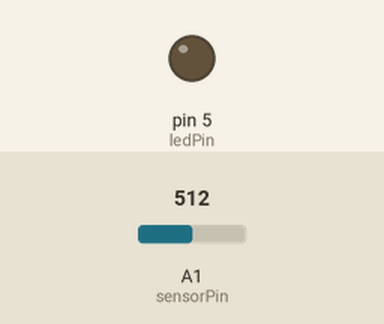
Recording of a sketch running on a simulated Arduino Uno, built with avr-gcc and run on an emulated ATmega328P. On the bench: output pins drawn as LEDs (lit = HIGH). The test bench sets the inputs (shaded band); at power-on: A1 (sensorPin) = 512. What the sketch prints to the serial monitor is not drawn. At 2.6 s the program stops and its outputs stay as they are.

Above: at 0.2 s.
Timing chart, 0 to 1.7 s (numbered marks = the images above):
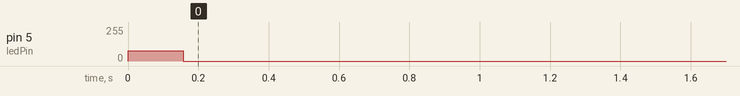

The sketch:

session4_ii.ino
```cpp
// implements feedback controller.

#include "Utilities.hpp"

// setup constants
const int ledPin = 5; // LED connected to digital pin 10
const int sensorPin = 1; // connect sensor to analog input 1
int i = 0;
const int length_list = 150; // 300 if measure_actuation is false, 150 if not
float anRead_values[length_list];
float pwm_values[length_list];
int time_between_lux_measurement = 2;
bool measure_actuation = true;

//Variables for PID
const float Kp = 1.5;    // The value for Proportional gain
const float Ki = 0.001;    // The value for Integral gain
const float Kd = 0;  // The value for Differential gain
float a = 10; // from slides: a typically between 5 and 20.
float initial_lux_set_point = 15; // initial value
float lux_set_point = 25; // The lux reference point we are aiming to regulate to
float anread_set_point; // calculated by lux_set_point
float iMax = 500;     // Used to prevent integral wind-up
float iMin = -500;    // Used to prevent integral wind-up
float err_value;      // Holds the calculated Error value
float P_Term, I_Term, D_Term;     // Holds the calculated values
float PWM_Duty = 0; // Holds the new PWM value
float pwm_old = 0;
float I_Term_old = 0; //Store old integral value
float D_Term_old = 0; //Store old differential value
float err_value_old = 0; //Store old error value
float measured_anRead = 0;
float measured_anRead_old = 0; // Holds the old lux value
unsigned long start_time;
unsigned long end_time;
unsigned long delay_time;
unsigned long iteration_time;
unsigned long sampInterval = 30;  // milliseconds
float T = 30; //Sampling time

//Optimalization
float K_integral = Kp*Ki*T*0.5;

void setup() {
  pinMode(ledPin, OUTPUT); // enable output on the led pin
  Serial.begin(9600); // initialize Serial

  set_timer_frequency(6, 1);

  // set initial value
  analogWrite(ledPin, (initial_lux_set_point-0.42)/0.1846); // initial value
  delay(10000);

  // calculate anread_set_point
  anread_set_point = (log10(lux_set_point)*(-0.7757)+0.6316)/(-0.0021);

  // for testing purposes
//  Serial.println("The process will start now");
}

void loop() {
  start_time = millis();

  // gets measured lux
  measured_anRead = analogRead(sensorPin); // gets point

  // calculates error
  err_value = anread_set_point - measured_anRead;

  // This calculates Proportional value, Kp is multiplied with Err_Value and the result is assigned to P_Term
  P_Term = Kp * err_value;

  // Calculates the Integral value with TUSTIN
  I_Term = I_Term_old + K_integral*(err_value + err_value_old);

  // Prevents integral wind-up
  if (I_Term > iMax){
    I_Term  = iMax;
  } else if (I_Term  < iMin){
    I_Term  = iMin;
  }

  // Calculates Differential value, BACKWARD
  D_Term = (Kd/(Kd + a*T)) * D_Term_old - ((Kp*Kd*a)/(Kd+a*T))*(measured_anRead-measured_anRead_old);

  // Now we have the P_Term, I_Term and D_Term
  PWM_Duty = P_Term + I_Term + D_Term;

  // PWM overflow prevention.
  if (PWM_Duty > 255){
    PWM_Duty = 255;
  } else if (PWM_Duty < 0){
    PWM_Duty = 0;
  }

  I_Term_old=I_Term; //Store old integral value
  D_Term_old=D_Term; //Store old differential value
  err_value_old=err_value; //Store old error value
  measured_anRead_old=measured_anRead; // Holds the old lux value

  if (i == time_between_lux_measurement*length_list){

    // prints the lux value to the console
    Serial.print("data = [");
    delay(10000);
    for(int j=0; j<length_list; j++){
      Serial.print(anRead_values[j]);
      Serial.print(" ");
    }
    delay(10000);
    Serial.print("];");
    Serial.println( );

    // prints pwm values if measure_actuation
    if (measure_actuation) {
      Serial.println();
      Serial.print("pwm_values = [");
      for(int j=0; j<length_list; j++){
        Serial.print(pwm_values[j]);
        Serial.print(" ");
      }
      delay(100);
      Serial.print("];");
    }

    // matlab code
    Serial.println( );
    Serial.print("plot_session_4(data, pwm_values, ");
    Serial.print(sampInterval);
    Serial.print(");");
    Serial.println( );

    delay(10000);
    exit(0);
  }
  else if (i % time_between_lux_measurement == 0) {
    anRead_values[i/time_between_lux_measurement] = measured_anRead;
    if (measure_actuation) {
      pwm_values[i/time_between_lux_measurement] = PWM_Duty;
    }
  }

  end_time = millis();
  iteration_time = (end_time - start_time);
  if (iteration_time > sampInterval) {
    Serial.print("Delay time: ");
    Serial.println(delay_time);
    Serial.println("Too long calculation time, exiting");
    Serial.print("Time used on last iteration: ");
    Serial.println((end_time - start_time));
    Serial.print("end_time: ");
    Serial.println(end_time);
    Serial.print("start_time: ");
    Serial.println(start_time);
    Serial.print("Iteration number: ");
    Serial.println(i);
    delay(10000);
    exit(0);
  }

  // calculate delay time
  delay_time = sampInterval - iteration_time;
  i += 1;
  //Serial.println(i);


  delay(delay_time);

// Adjusts the PWM duty cycle
  analogWrite(ledPin, PWM_Duty);
  // Assigns the current PWM duty cycle value to pwm_old
  pwm_old = PWM_Duty;

}
```

set_timer_frequency.ino
```cpp
void setPwmFrequency(int pin, int divisor) {
  byte mode;
  if(pin == 5 || pin == 6 || pin == 9 || pin == 10) {
    switch(divisor) {
      case 1: mode = 0x01; break;
      case 8: mode = 0x02; break;
      case 64: mode = 0x03; break;
      case 256: mode = 0x04; break;
      case 1024: mode = 0x05; break;
      default: return;
    }
    if(pin == 5 || pin == 6) {
      TCCR0B = TCCR0B & 0b11111000 | mode;
    } else {
      TCCR1B = TCCR1B & 0b11111000 | mode;
    }
  } else if(pin == 3 || pin == 11) {
    switch(divisor) {
      case 1: mode = 0x01; break;
      case 8: mode = 0x02; break;
      case 32: mode = 0x03; break;
      case 64: mode = 0x04; break;
      case 128: mode = 0x05; break;
      case 256: mode = 0x06; break;
      case 1024: mode = 0x07; break;
      default: return;
    }
    TCCR2B = TCCR2B & 0b11111000 | mode;
  }
}
```

Measured:
- by itself, pin 5 (ledPin): 78/255 → 0/255 at 0.16 s
